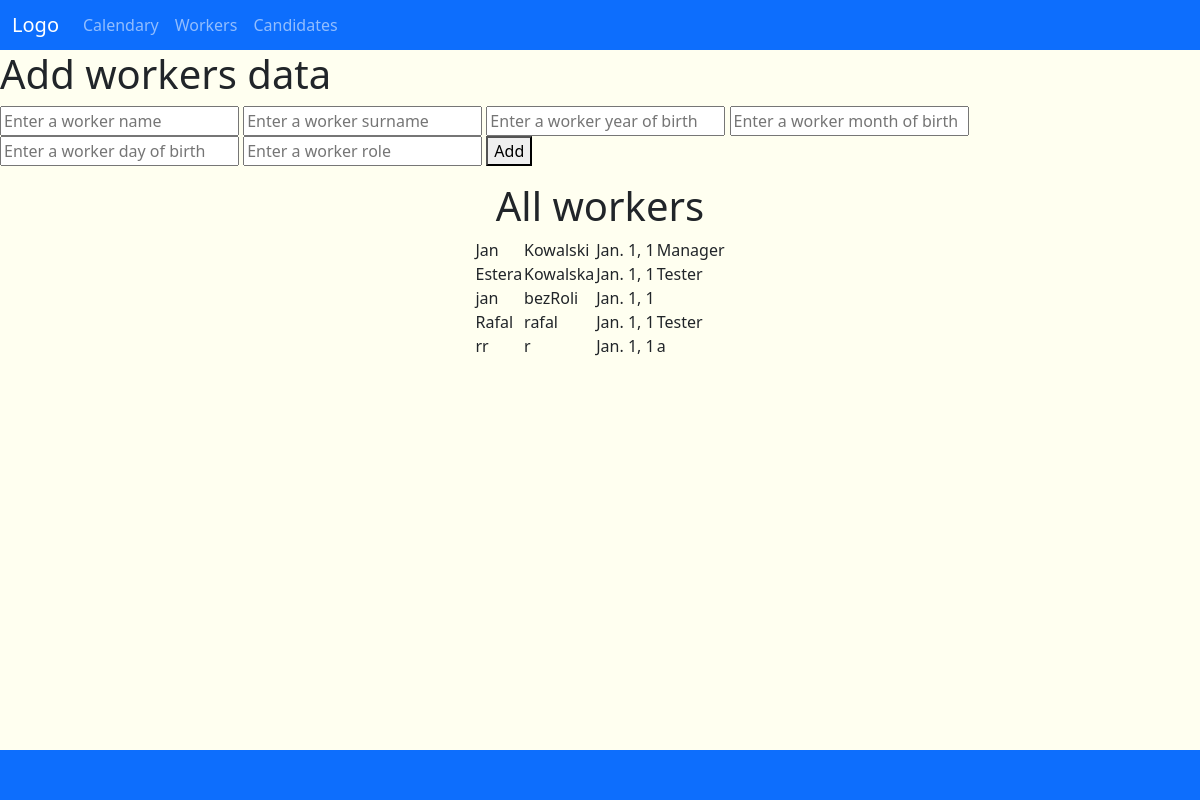
The app's page /, older data.
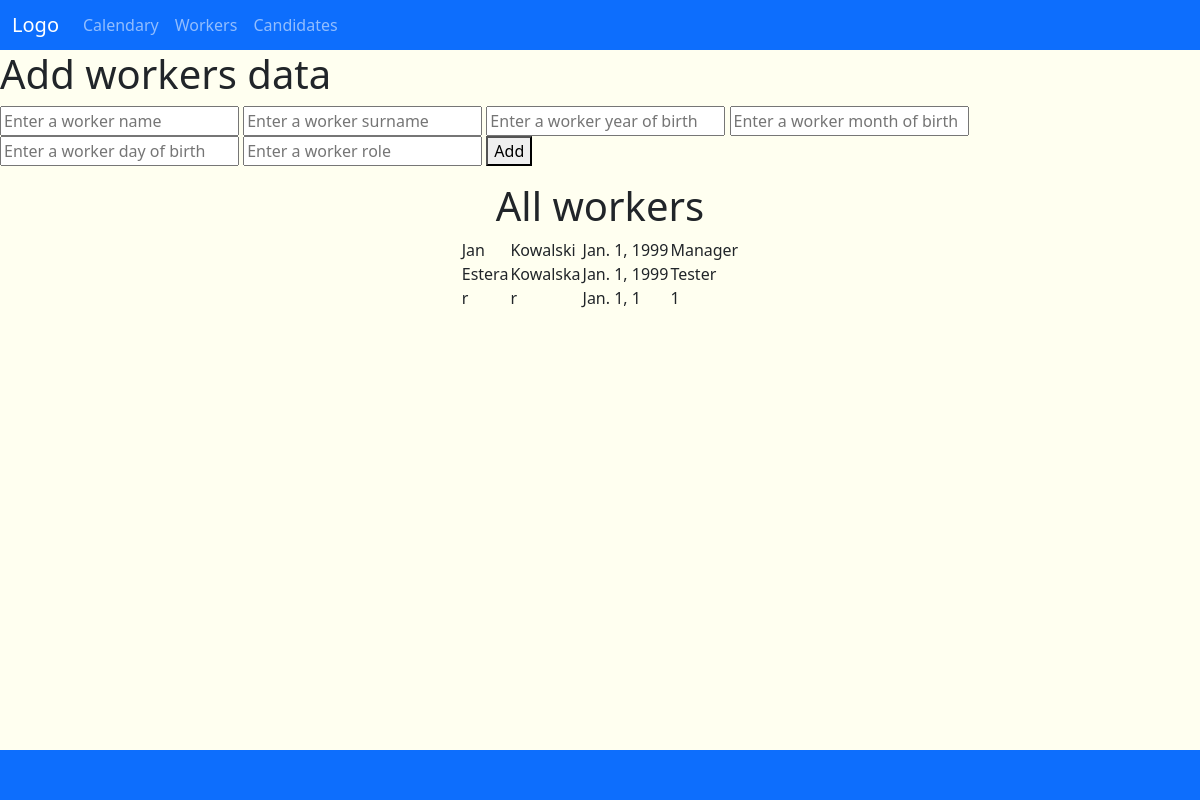
The same page, newer data.
### Site/models.py (models this page shows, shortened)
class Workers(models.Model):
    ID = models.AutoField(primary_key=True)
    Name = models.CharField(default="",null=True, max_length=25)
    Surname = models.CharField(default="",null=True, max_length=25)
    Birthdate = models.DateField(auto_now=False, auto_now_add=False,null=True)
    Login = models.CharField(max_length=32,null=True)
    Password = models.CharField(max_length=32,null=False,default="") #TODO password bo widac hasło w
    Email_address = models.EmailField(max_length=50,null=True)
    ID_Workers_Role = models.ForeignKey("Workers_Role", default=None, null=True, on_delete=models.SET_NULL)
    class Meta:
        verbose_name = 'worker'
        verbose_name_plural = 'Workers'

class Workers_Role(models.Model):
    ID = models.AutoField(primary_key=True)
    Name = models.CharField(null=True,unique=True,max_length=40,verbose_name='Role')
    class Meta:
        verbose_name = 'Role'
        verbose_name_plural = 'Workers roles'

### Site/views.py (the view, shortened to what this page needs)
# urls.py: path('', views.home_page, name='home'),
def home_page(request):
    if_create=False
    workers = Workers.objects.all()# tabele się łączą automatycznie jeśli mają powiązanie,
    return render(request,'home.html', {'workers':workers})

### Site/templates/home.html (shortened to what this page needs)
{% load static %}
<link
    rel="stylesheet"
    type="text/css"
    href=" {% static 'home/css/bootstrap.css' %}"
/>
<html>
    <body style="background-color:ivory">
        <nav class="navbar sticky-top navbar-dark bg-primary navbar-expand-lg" style="height: 50px" >
            <div class="container-fluid">
                <a class="navbar-brand" href="#">Logo</a>
                <div class="collapse navbar-collapse">
                    <ul class="navbar-nav">
                        <li class="nav-item">
                            <a href="#" class="nav-link">Calendary</a>
                        </li>
                        <li class="nav-item">
                            <a href="#" class="nav-link">Workers</a>
                        </li>
                        <li class="nav-item">
                            <a href="#" class="nav-link">Candidates</a>
                        </li>
                    </ul>
                </div>
            </div>
          </nav>
        <h1>Add workers data</h1>
        <form method="POST">
            <input name="worker_name" id="id_worker_name" placeholder="Enter a worker name"/>
            <input name="worker_surname" id="id_worker_surname" placeholder="Enter a worker surname"/>
            <input name="worker_year_of_birth" id="id_worker_year_of_birth" placeholder="Enter a worker year of birth"/>
            <input name="worker_month_of_birth" id="id_worker_month_of_birth" placeholder="Enter a worker month of birth"/>
            <input name="worker_day_of_birth" id="id_worker_day_of_birth" placeholder="Enter a worker day of birth"/>
            <input name="worker_role" id="id_worker_role" placeholder="Enter a worker role"/>
            <button>Add</button>
        </form>
        <center>
            <h1>All workers</h1>
            <table id="id_table">
                {% for w in workers%}
                <tr><td>{{w.Name}}</td> <td>{{w.Surname}}</td> <td> {{w.Birthdate}}</td> <td> {{w.ID_Workers_Role.Name}}</td></tr>
                {% endfor %}
            </table>
        </center>
        <nav class="navbar fixed-bottom navbar-dark bg-primary " style="height: 50px" ></nav>
    </body>
</html>

Row changes from the older to the newer data that the page shows:
removed Workers: Name "Rafal", Surname "rafal", Birthdate "Jan. 1, 1", ID_Workers_Role.Name "Tester"
removed Workers: Name "rr", Surname "r", Birthdate "Jan. 1, 1", ID_Workers_Role.Name "a"
changed Workers "Jan": Birthdate "Jan. 1, 1" → "Jan. 1, 1999"
changed Workers "Estera": Birthdate "Jan. 1, 1" → "Jan. 1, 1999"
changed Workers "Jan. 1, 1": Name "jan" → "r"; Surname "bezRoli" → "r"; ID_Workers_Role.Name (not shown) → "1"
